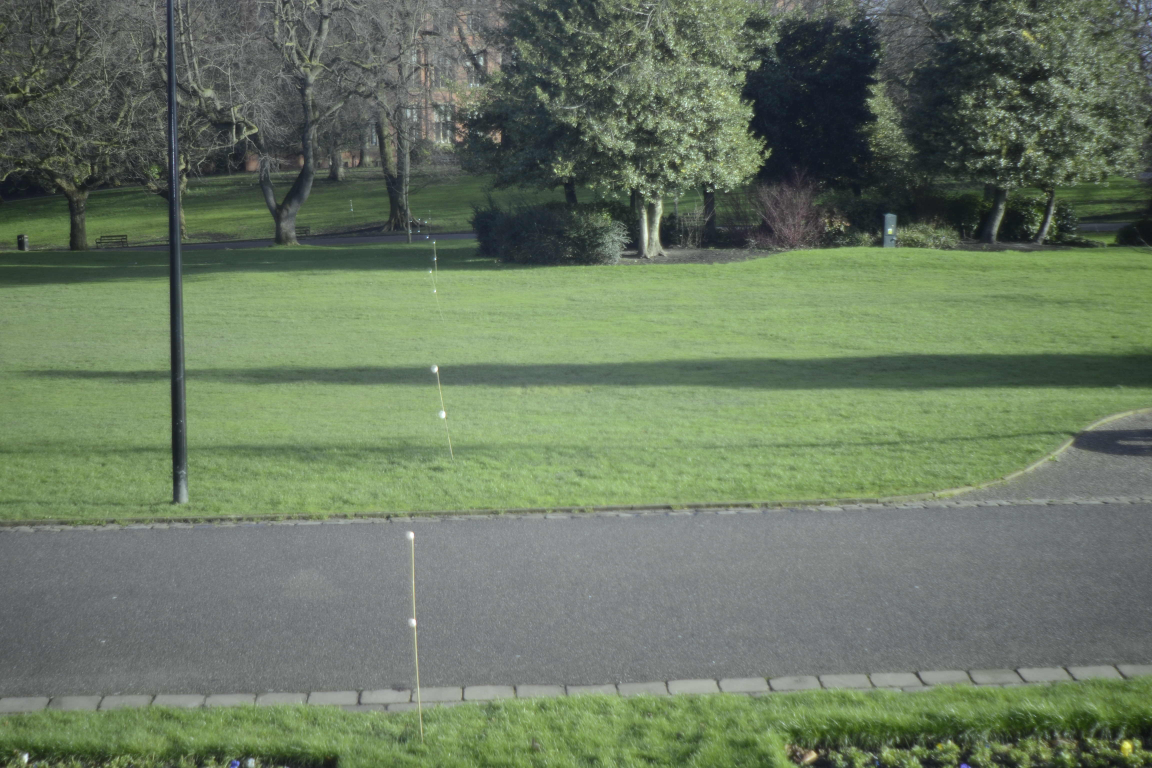
#> input picture examples/flash1.jpg, 4608 x 3072 px (shown at 1/4 size)
$ jupyter execute --allow-errors Demo.ipynb   (shell and % lines are left out)
#> lines starting #> are read from the running program, lines starting #| are printed output that depends on the picture
# Demo: Simple two photo difference.

An initial demonstration from just two photos illustrating 50mm^2 retroreflectors 100m away.

[cell 1]
import retrodetect as rd
import matplotlib.pyplot as plt
import numpy as np
import cv2 #note: cv2 needed for this demo

flash = cv2.imread('flash1.jpg',0).astype(float)
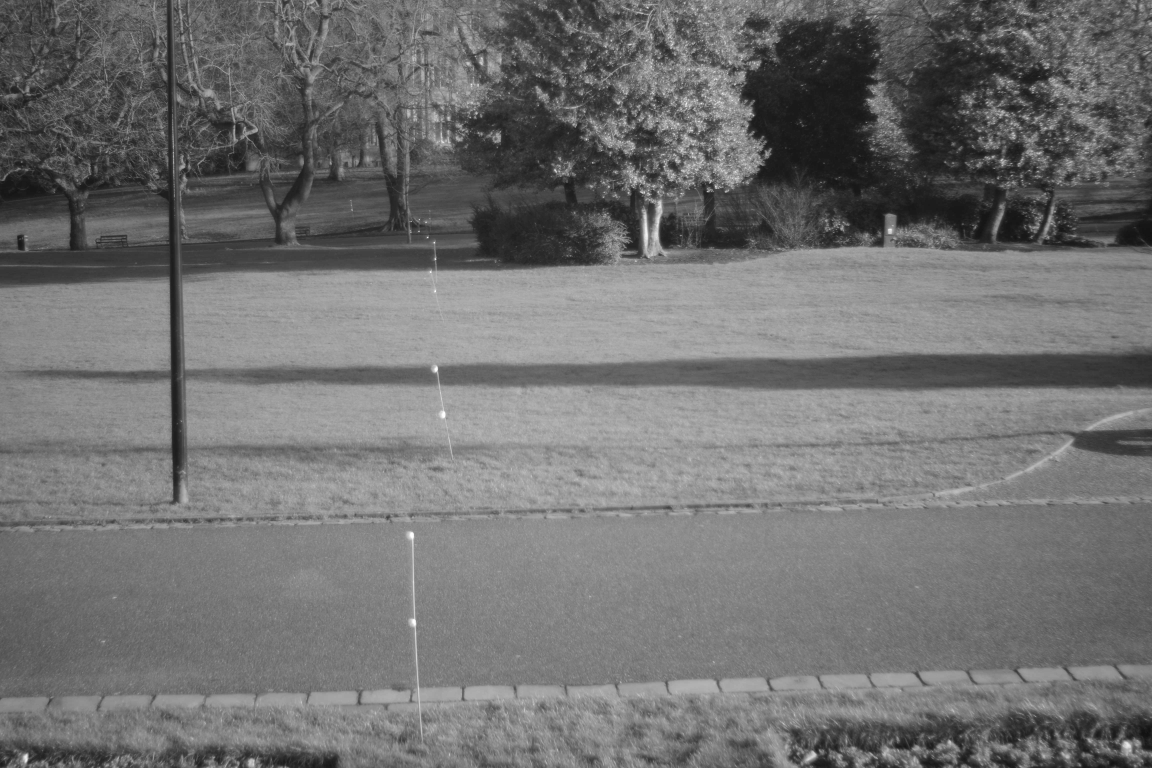
#> flash: shape (3072, 4608) float64 (shown at 1/4 size); min 16, max 255, mean 113
noflash = cv2.imread('noflash1.jpg',0).astype(float)
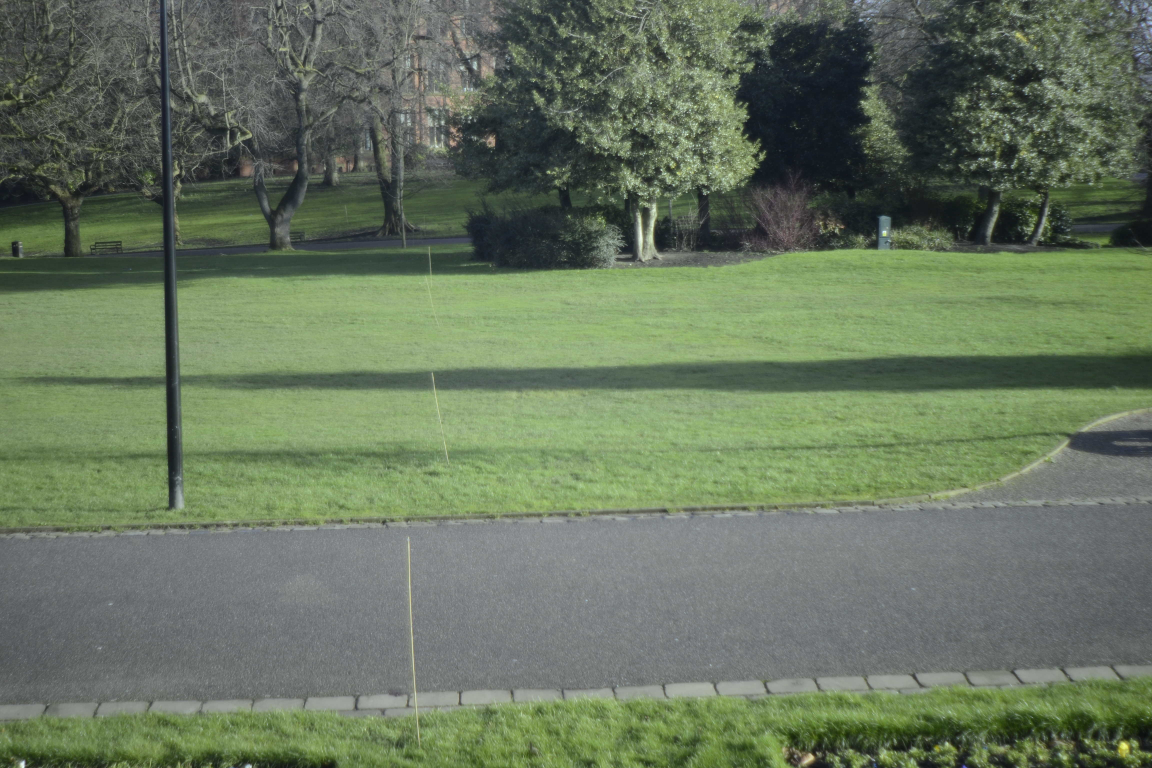
#> input picture examples/noflash1.jpg, 4608 x 3072 px (shown at 1/4 size)
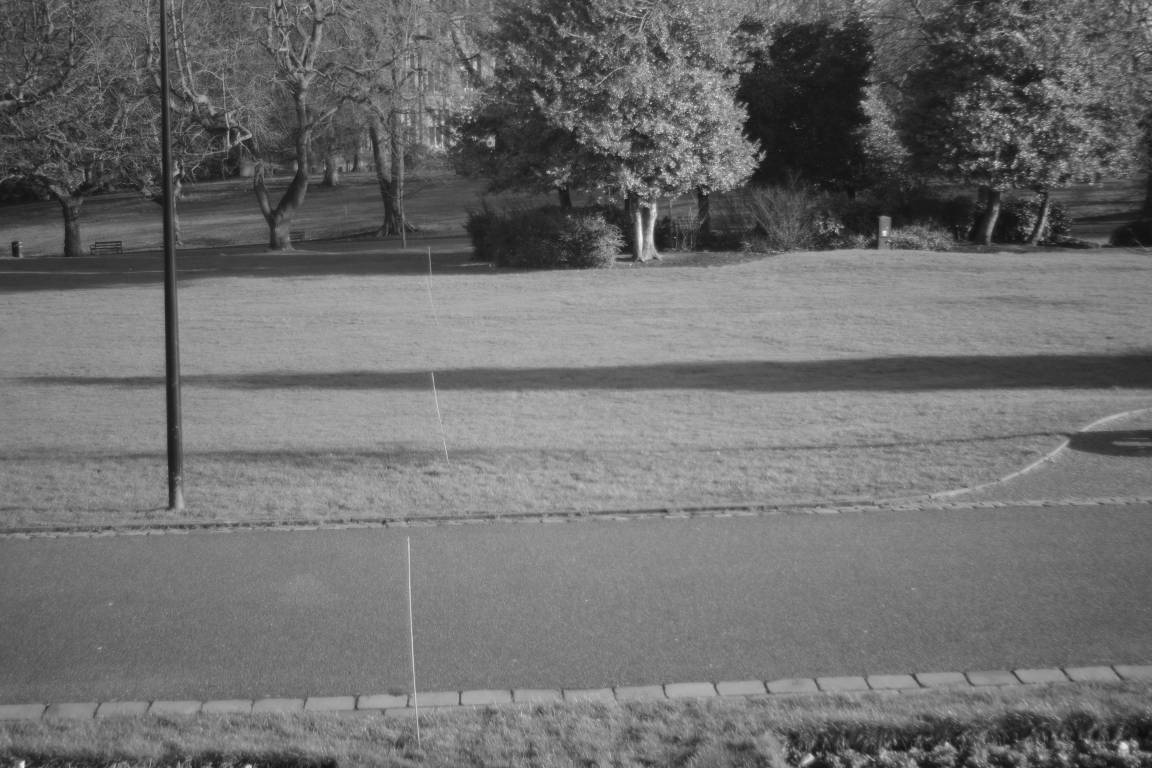
#> noflash: shape (3072, 4608) float64 (shown at 1/4 size); min 12, max 255, mean 110.5

#> (the rest of this cell did not finish here and is left out)

[cell 2]
import sys
sys.path

# Demo: Full System

This example illustrates the system working on a list of images.

The key line is:

        detectcontact(photo_list,n,delsize=100)

here we pass a list of photo objects, and ask it to find the reflector in the nth image in that list.

[cell 3]
import numpy as np
import matplotlib.pyplot as plt
from retrodetect import detectcontact
#from QueueBuffer import QueueBuffer
from glob import glob
import pickle
import pandas as pd
df = pd.read_csv('labels_photos_June08.csv',names=['index','filename','x','y'])
#> (reads examples/labels_photos_June08.csv from the repository)
import pickle

correctx = None
correcty = None
photo_list = []
for imfilename in sorted(glob('photo_object*.np')):
    photoitem = pickle.load(open(imfilename,'rb'))
    def getname(x):
        return x.split('/')[-1]
    dfs=df[df['filename'].apply(getname)==imfilename.split('/')[-1]]
    if len(dfs)>0:
        correctx = dfs['x'].tolist()[0]
        correcty = dfs['y'].tolist()[0]

    if photoitem is not None:
        if photoitem['img'] is not None:
            photoitem['img'] = photoitem['img'].astype(np.float32)
        photoitem['correctx']=correctx
        photoitem['correcty']=correcty
    if len(dfs)==0:
        correctx=None
        correcty=None
    photo_list.append(photoitem)

def drawreticule(x,y,c='w',alpha=0.5,angle=False):
    if angle:
        plt.plot([x-70,x-10],[y-70,y-10],c,alpha=alpha)
        plt.plot([x+70,x+10],[y+70,y+10],c,alpha=alpha)
        plt.plot([x-70,x-10],[y+70,y+10],c,alpha=alpha)
        plt.plot([x+70,x+10],[y-70,y-10],c,alpha=alpha)
    else:
        plt.hlines(y,x-70,x-10,c,alpha=alpha)
        plt.hlines(y,x+10,x+70,c,alpha=alpha)
        plt.vlines(x,y-70,y-10,c,alpha=alpha)
        plt.vlines(x,y+10,y+70,c,alpha=alpha)

for n in range(len(photo_list)):
    if not photo_list[n]['record']['endofset']: continue
    contact,found,searchimg = detectcontact(photo_list,n,delsize=100)

    if contact is None: continue
    if photo_list[n]['correctx'] is None: continue #we don't know where it is in the photo

    plt.figure(figsize=[25,20])
    img = photo_list[n-1]['img']
    plt.imshow(img)
    plt.clim([0,10])
    plt.colorbar()
    for c in contact:
        drawreticule(c['x'],c['y'])
        drawreticule(photo_list[n]['correctx'],photo_list[n]['correcty'],'y',1,angle=True)
        plt.title([photo_list[n]['index'],c['x'],c['y']])
        if c['prediction']<0:
            plt.gca().add_artist(plt.Circle((c['x'],c['y']), 50, color='w',fill=False))
